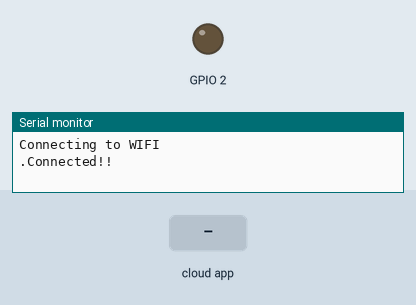
Bench run of a sketch on a simulated ESP8266 (NodeMCU). Shown: output pins drawn as LEDs (lit = HIGH, except the on-board LED, lit = LOW), the last lines printed to the serial monitor. The inputs (shaded band) are chosen by the test bench. WiFi joins after 1.5 s; servers stay silent unless stated; no MQTT or app messages arrive unless stated.

Above: at 1.1 s.
At 3.2 s:
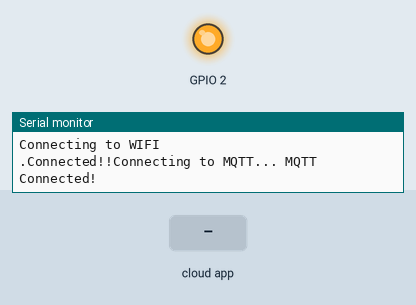
3.3 s: the phone or cloud app sets onoff to ON
Timing chart, 0 to 6.3 s (numbered marks = the images above; inputs shaded):
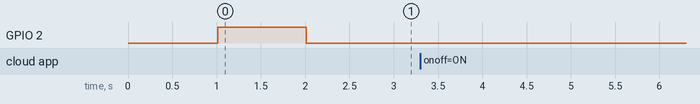

The sketch:

adafruit-io.ino
```cpp
// refer this guide.
// https://www.instructables.com/id/Control-Your-Projects-With-Google-Assistant-and-Ad/

#include <ESP8266WiFi.h>

#include <Adafruit_MQTT.h>
#include <Adafruit_MQTT_Client.h>

#define SSID  "AndroidHotspot4095"
#define password ""

#define MQTT_SERVER "io.adafruit.com"
#define MQTT_PORT 1883

#define MQTT_USER "userid"
#define MQTT_PASS "key.."

WiFiClient client;
Adafruit_MQTT_Client mqtt(&client, MQTT_SERVER, MQTT_PORT, MQTT_USER, MQTT_PASS);

Adafruit_MQTT_Subscribe onoff = Adafruit_MQTT_Subscribe(&mqtt, MQTT_USER "/feeds/onoff");

void MQTT_connect()
{
   int8_t ret;
   // Stop if already connected
   if (mqtt.connected())
     {
        return;
     }

   Serial.print("Connecting to MQTT... ");
   uint8_t retries = 3;
   while ((ret = mqtt.connect()) != 0) // connect will return 0 for connected
     {
        Serial.println(mqtt.connectErrorString(ret));
        Serial.println("Retrying MQTT connection in 5 seconds...");
        mqtt.disconnect();
        delay(5000);  // wait 5 seconds
        retries--;
        if (retries == 0)
          {
             // basically die and wait for WDT to reset me
             while (1);
          }
     }
   Serial.println("MQTT Connected!");
}

void setup()
{
   Serial.begin(9600);

   Serial.println("Connecting to WIFI");

   WiFi.begin(SSID, password);
   if (WiFi.status() != WL_CONNECTED)
     {
        Serial.print(".");
        delay(10);
     }

   Serial.print("Connected!!");
   //subscribe to onoff topic
   mqtt.subscribe(&onoff);

   pinMode(BUILTIN_LED, OUTPUT);
   delay(1000);
   digitalWrite(BUILTIN_LED, HIGH);
   delay(1000);
   digitalWrite(BUILTIN_LED, LOW);
}

void loop()
{
   MQTT_connect();
   //Read from our subscription queue until we run out, or
   //wait up to 5 seconds for subscription to update
   Adafruit_MQTT_Subscribe *subscribe;

   while ((subscribe = mqtt.readSubscription(5000)))
     {
        if (subscribe == &onoff)
          {
             Serial.print("onoff: ");
             Serial.println((char *)onoff.lastread);

             if (!strcmp((char *)onoff.lastread, "ON"))
               {
                  digitalWrite(BUILTIN_LED, LOW);
               }
             else
               digitalWrite(BUILTIN_LED, HIGH);
          }
     }

   if (!mqtt.ping())
     mqtt.disconnect();
}
```
